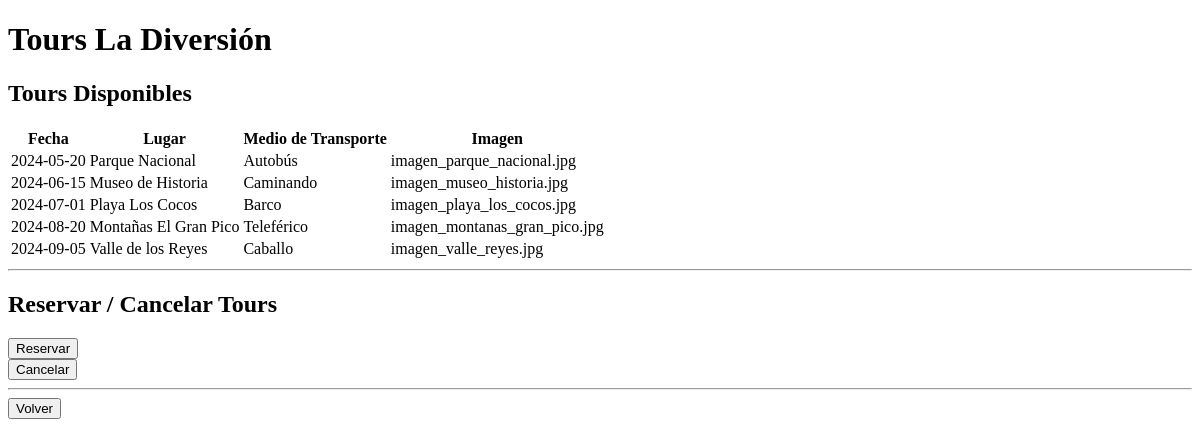
The page /Tours.php on the database as committed earlier.
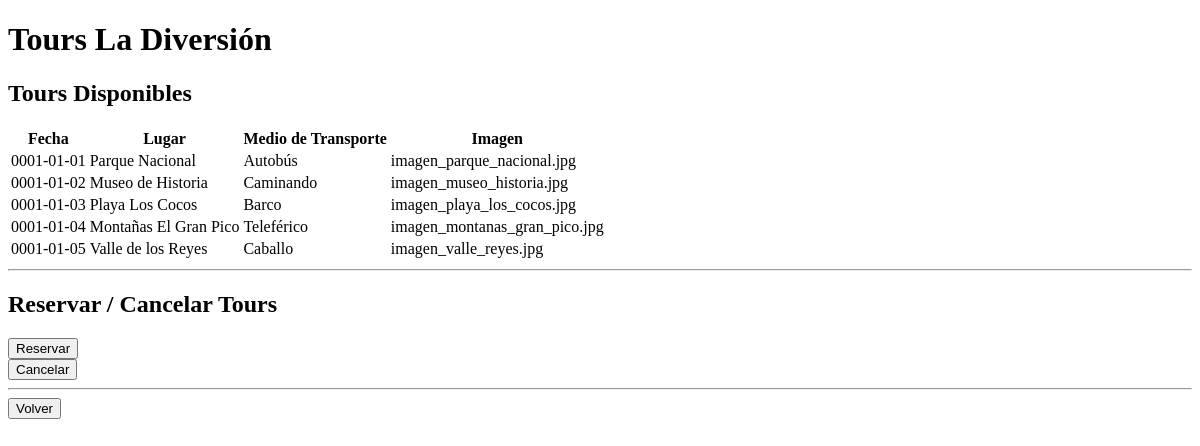
The same page on the database as committed later.
### tables this page shows
CREATE TABLE `tours` (
  `Id_Tour` int(11) NOT NULL,
  `Fecha` date NOT NULL,
  `Lugar` varchar(255) NOT NULL,
  `Medio_Transporte` varchar(100) NOT NULL,
  `Imagen` varchar(255) NOT NULL,
  `Precio` int(11) NOT NULL
);

### Tours.php (the view, shortened to what this page needs)
<?php
require 'bd.php';
$records = array();
if($results = $conn->query('SELECT * FROM  Tours')) {
    if($results->num_rows){
        while($row = $results->fetch_object()){
            $records[] = $row;
        }
    }
}
?>
<!DOCTYPE html>
<html lang="es">
<head>
</head>
<body>
    <h1>Tours La Diversión</h1>
    <h2>Tours Disponibles</h2>
    <?php
    if(!count($records)) {
        echo 'No records';
    } else {
    ?>
        <table>
            <thead>
                <th>Fecha</th>
                <th>Lugar</th>
                <th>Medio de Transporte</th>
                <th>Imagen</th>
            </thead>
            <tbody>
                <?php foreach($records as $r) { ?>
                    <tr>
                        <td><?php echo $r->Fecha ?></td>
                        <td><?php echo $r->Lugar ?></td>
                        <td><?php echo $r->Medio_Transporte ?></td>
                        <td><?php echo $r->Imagen ?></td>
                    </tr>
                <?php } ?>
                </tbody>
            </table>
    <?php } ?>
    <hr>
    <h2>Reservar / Cancelar Tours</h2>
    <form action="ReservaTour.php" method="post">
        <button type="submit">Reservar</button>
    </form>
    <form action="CancelarTour.php" method="post">
        <button type="submit">Cancelar</button>
    </form>
    <hr>
    <form action="index.php" method="post">
        <button type="submit">Volver</button>
    </form>
</body>
</html>

Rows that differ between the two databases and show on the page:
changed tours "Parque Nacional": Fecha "2024-05-20" → "0001-01-01"
changed tours "Museo de Historia": Fecha "2024-06-15" → "0001-01-02"
changed tours "Playa Los Cocos": Fecha "2024-07-01" → "0001-01-03"
changed tours "Montañas El Gran Pico": Fecha "2024-08-20" → "0001-01-04"
changed tours "Valle de los Reyes": Fecha "2024-09-05" → "0001-01-05"
